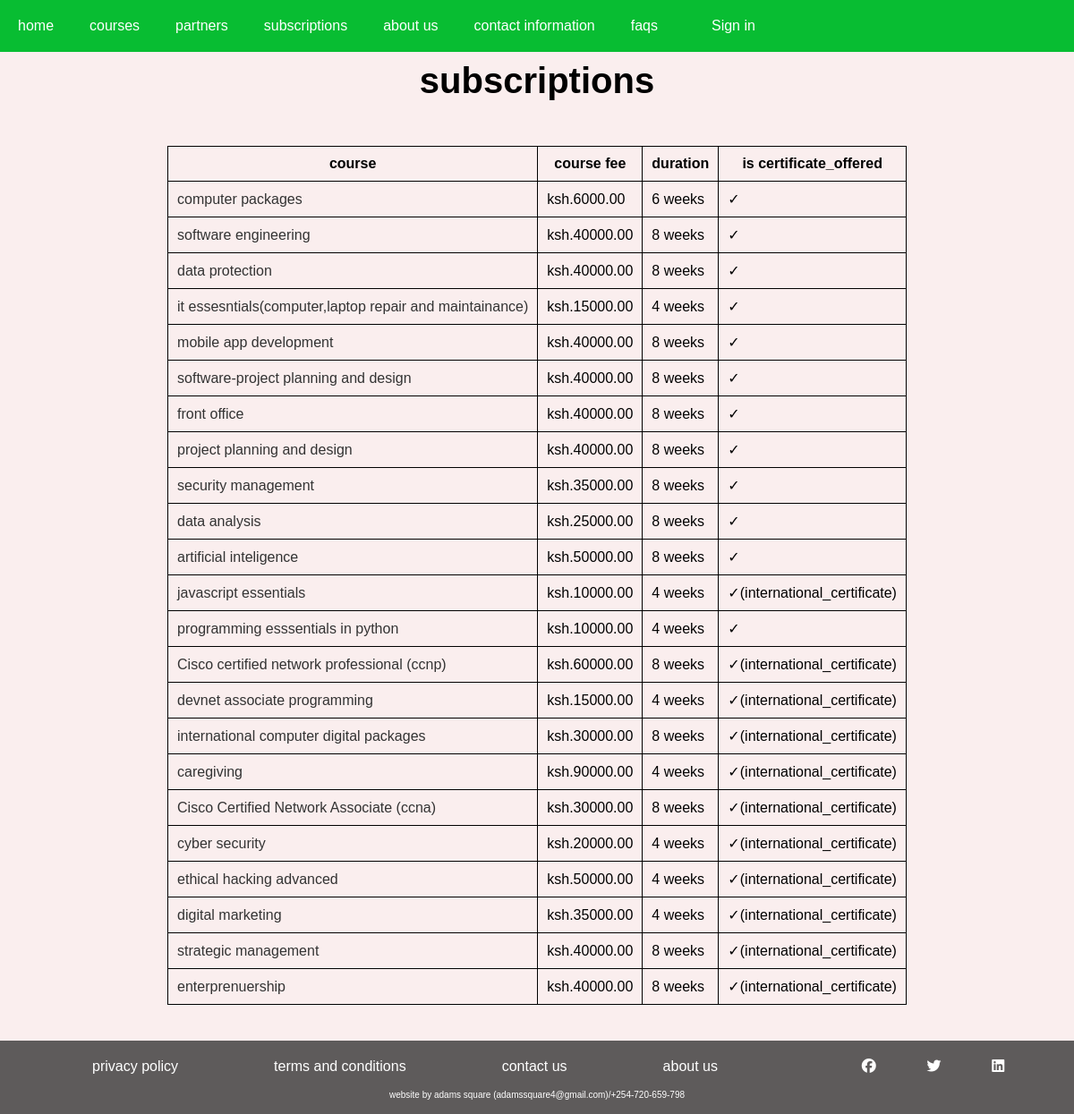
/home/subscription, run on an earlier commit of the app's database.
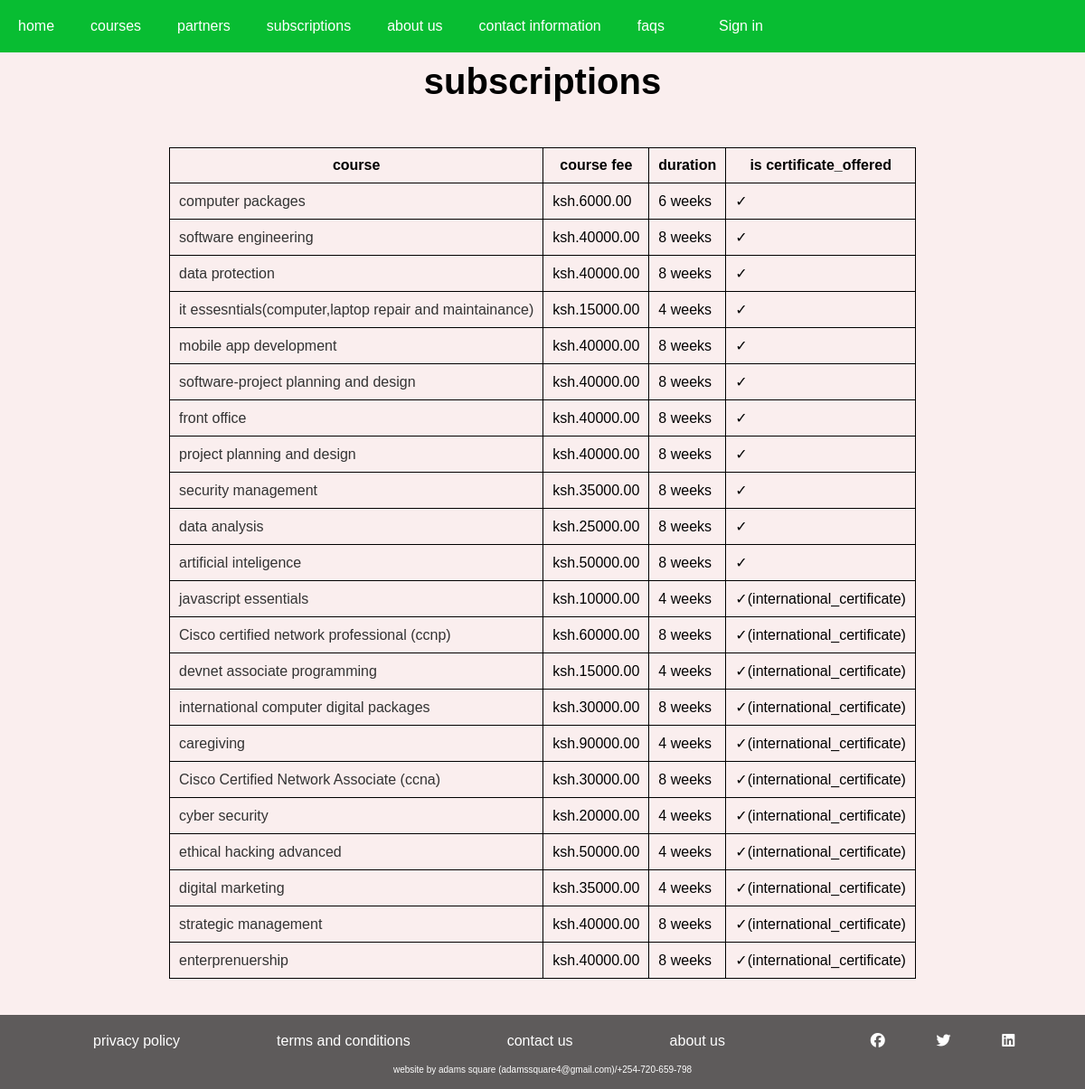
And on a later commit of the database.
### courses/models.py (models this page shows, shortened)
class Course(models.Model):
    owner = models.ForeignKey(
        settings.AUTH_USER_MODEL,
        related_name="courses_created",
        on_delete=models.CASCADE,
    )
    subject = models.ForeignKey(
        Subject, related_name="courses", on_delete=models.CASCADE
    )
    title = models.CharField(max_length=200)
    slug = models.SlugField(max_length=200, unique=True)
    overview = models.TextField()
    created = models.DateTimeField(auto_now_add=True)
    image = models.ImageField(upload_to="images/course/photos", blank=True, null=True)
    cert_benefit = models.TextField(blank=True, null=True)
    international_certification = models.BooleanField(default=False)
    period_in_weeks = models.IntegerField(blank=True, null=True)
    fee = models.DecimalField(max_digits=9, decimal_places=2, blank=True, null=True)
    class Meta:
        ordering = ["-created"]

### courses/views.py (the view)
# urls.py: path("home/subscription", views.subscription, name="subscription"),
def subscription(request):
    subs = Course.objects.all()
    context = {
        "subs": subs,
    }
    return render(request, "public/subscription.html", context)

### courses/templatetags/course.py (called while the page is built)
@register.filter(name="has_group")
def has_group(user, group_name):
    return user.groups.filter(name=group_name).exists()

### courses/templates/public/subscription.html (shortened to what this page needs)
{% extends "base.html" %}
{% load static %}
{% block content %}
<div class="oc_title">subscriptions</div>
<div class="sub_table">
<table>
    <thead>
        <tr>
            <th>course</th>
            <th>course fee</th>
            <th>duration</th>
            <th>is certificate_offered</th>
        </tr>
    </thead>
    <tbody>
        {% for sub in subs  %}
        <tr>
            <td><a href="{% url "course_about" sub.id sub.title %}" class="h_link">{{ sub.title }}</a></td>
            <td>ksh.{{ sub.fee }}</td>
            <td>{{ sub.period_in_weeks }} weeks</td>
            <td>
                {% if sub.international_certification %}
                   &check;(international_certificate)
                {% else %}
                 &check;
                {% endif %}
            </td>
        </tr>
        {% endfor %}
    </tbody>
</table>
</div>
{% endblock content %}

What changed in the data, as far as the page shows it:
removed Course: title "programming esssentials in python", fee "10000.00", period_in_weeks "4"
